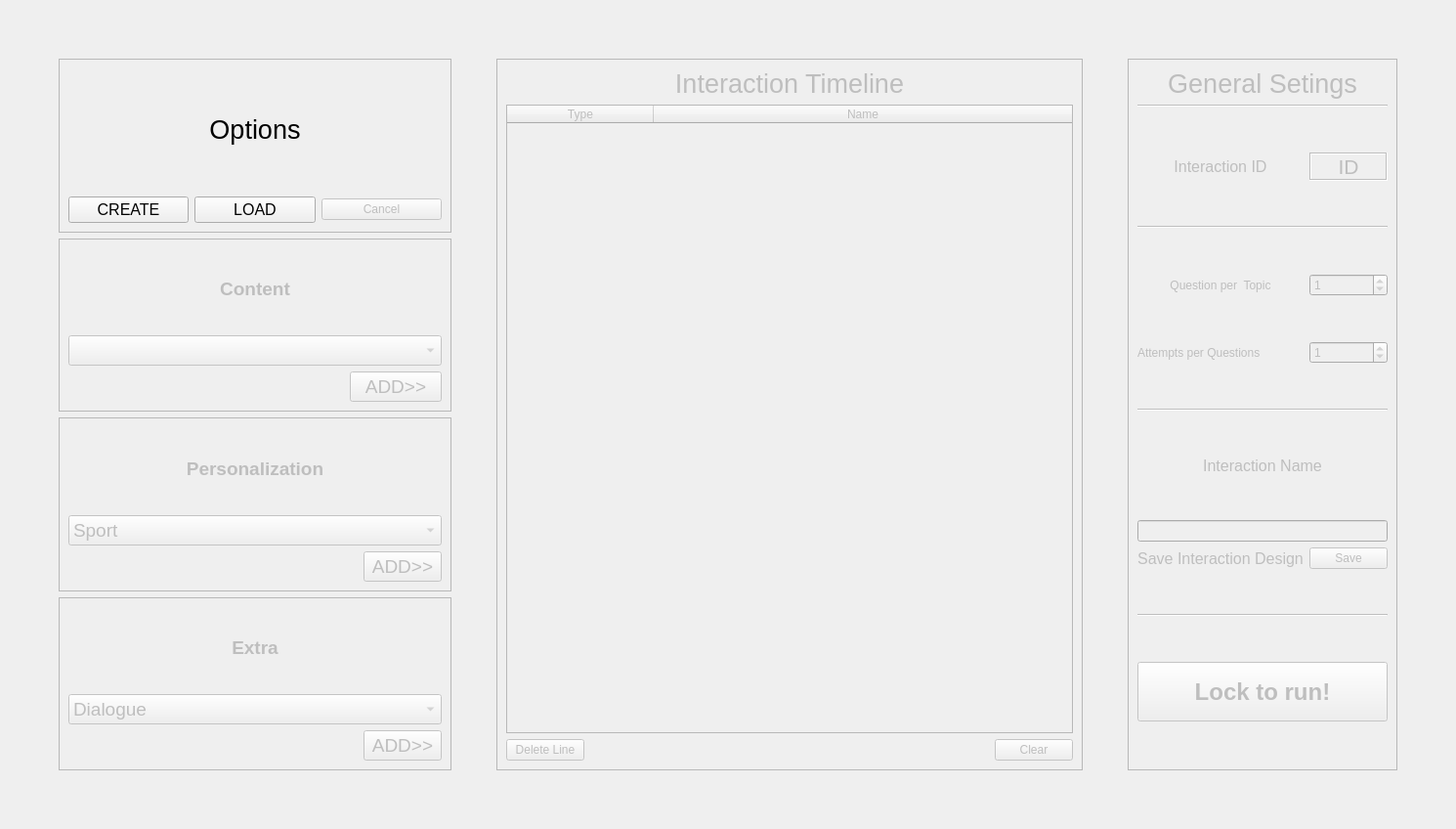
      <widget class="QWidget" name="tab">
       <attribute name="title">
        <string>Interaction Flow</string>
       </attribute>
       <layout class="QHBoxLayout" name="horizontalLayout_18">
        <item>
         <spacer name="horizontalSpacer_38">
          <property name="orientation">
           <enum>Qt::Horizontal</enum>
          </property>
          <property name="sizeHint" stdset="0">
           <size>
            <width>40</width>
            <height>20</height>
           </size>
          </property>
         </spacer>
        </item>
        <item>
         <widget class="QWidget" name="widget_9" native="true">
          <layout class="QGridLayout" name="gridLayout_80">
           <item row="0" column="0">
            <spacer name="verticalSpacer_28">
             <property name="orientation">
              <enum>Qt::Vertical</enum>
             </property>
             <property name="sizeHint" stdset="0">
              <size>
               <width>20</width>
               <height>40</height>
              </size>
             </property>
            </spacer>
           </item>
           <item row="3" column="0">
            <widget class="QFrame" name="int_per_frame">
             <property name="enabled">
              <bool>false</bool>
             </property>
             <property name="frameShape">
              <enum>QFrame::StyledPanel</enum>
             </property>
             <property name="frameShadow">
              <enum>QFrame::Raised</enum>
             </property>
             <layout class="QGridLayout" name="gridLayout_75">
              <item row="2" column="0">
               <spacer name="horizontalSpacer_40">
                <property name="orientation">
                 <enum>Qt::Horizontal</enum>
                </property>
                <property name="sizeHint" stdset="0">
                 <size>
                  <width>296</width>
                  <height>20</height>
                 </size>
                </property>
               </spacer>
              </item>
              <item row="2" column="1">
               <widget class="QPushButton" name="int_add_per_button">
                <property name="font">
                 <font>
                  <pointsize>14</pointsize>
                 </font>
                </property>
                <property name="text">
                 <string>ADD&gt;&gt;</string>
                </property>
               </widget>
              </item>
              <item row="1" column="0" colspan="2">
               <widget class="QComboBox" name="int_per_comboBox">
                <property name="font">
                 <font>
                  <pointsize>14</pointsize>
                 </font>
                </property>
                <item>
                 <property name="text">
                  <string>Sport</string>
                 </property>
                </item>
                <item>
                 <property name="text">
                  <string>Dance</string>
                 </property>
                </item>
                <item>
                 <property name="text">
                  <string>Team</string>
                 </property>
                </item>
                <item>
                 <property name="text">
                  <string>Music</string>
                 </property>
                </item>
                <item>
                 <property name="text">
                  <string>Game</string>
                 </property>
                </item>
                <item>
                 <property name="text">
                  <string>Hobby</string>
                 </property>
                </item>
                <item>
                 <property name="text">
                  <string>Toy</string>
                 </property>
                </item>
                <item>
                 <property name="text">
                  <string>Food</string>
                 </property>
                </item>
               </widget>
              </item>
              <item row="0" column="0" colspan="2">
               <widget class="QLabel" name="label_112">
                <property name="font">
                 <font>
                  <pointsize>14</pointsize>
                  <weight>75</weight>
                  <bold>true</bold>
                 </font>
                </property>
                <property name="text">
                 <string>Personalization</string>
                </property>
                <property name="alignment">
                 <set>Qt::AlignCenter</set>
                </property>
               </widget>
              </item>
             </layout>
            </widget>
           </item>
           <item row="4" column="0">
            <widget class="QFrame" name="int_extra_frame">
             <property name="enabled">
              <bool>false</bool>
             </property>
             <property name="frameShape">
              <enum>QFrame::StyledPanel</enum>
             </property>
             <property name="frameShadow">
              <enum>QFrame::Raised</enum>
             </property>
             <layout class="QGridLayout" name="gridLayout_76">
              <item row="2" column="0">
               <spacer name="horizontalSpacer_42">
                <property name="orientation">
                 <enum>Qt::Horizontal</enum>
                </property>
                <property name="sizeHint" stdset="0">
                 <size>
                  <width>296</width>
                  <height>20</height>
                 </size>
                </property>
               </spacer>
              </item>
              <item row="2" column="1">
               <widget class="QPushButton" name="int_add_extra_button">
                <property name="font">
                 <font>
                  <pointsize>14</pointsize>
                 </font>
                </property>
                <property name="text">
                 <string>ADD&gt;&gt;</string>
                </property>
               </widget>
              </item>
              <item row="1" column="0" colspan="2">
               <widget class="QComboBox" name="int_extra_comboBox">
                <property name="font">
                 <font>
                  <pointsize>14</pointsize>
                 </font>
                </property>
                <item>
                 <property name="text">
                  <string>Dialogue</string>
                 </property>
                </item>
                <item>
                 <property name="text">
                  <string>Register User</string>
                 </property>
                </item>
                <item>
                 <property name="text">
                  <string>Recognize User</string>
                 </property>
                </item>
                <item>
                 <property name="text">
                  <string>Dance</string>
                 </property>
                </item>
                <item>
                 <property name="text">
                  <string>JokenPo</string>
                 </property>
                </item>
                <item>
                 <property name="text">
                  <string>FreeQuiz</string>
                 </property>
                </item>
               </widget>
              </item>
              <item row="0" column="0" colspan="2">
               <widget class="QLabel" name="label_131">
                <property name="font">
                 <font>
                  <pointsize>14</pointsize>
                  <weight>75</weight>
                  <bold>true</bold>
                 </font>
                </property>
                <property name="text">
                 <string>Extra</string>
                </property>
                <property name="alignment">
                 <set>Qt::AlignCenter</set>
                </property>
               </widget>
              </item>
             </layout>
            </widget>
           </item>
           <item row="2" column="0">
            <widget class="QFrame" name="int_cont_frame">
             <property name="enabled">
              <bool>false</bool>
             </property>
             <property name="frameShape">
              <enum>QFrame::StyledPanel</enum>
             </property>
             <property name="frameShadow">
              <enum>QFrame::Raised</enum>
             </property>
             <layout class="QGridLayout" name="gridLayout_74">
              <item row="0" column="0" colspan="4">
               <widget class="QLabel" name="label_110">
                <property name="font">
                 <font>
                  <pointsize>14</pointsize>
                  <weight>75</weight>
                  <bold>true</bold>
                 </font>
                </property>
                <property name="text">
                 <string>Content</string>
                </property>
                <property name="alignment">
                 <set>Qt::AlignCenter</set>
                </property>
               </widget>
              </item>
              <item row="1" column="0" colspan="4">
               <widget class="QComboBox" name="int_cont_comboBox">
                <property name="font">
                 <font>
                  <pointsize>14</pointsize>
                 </font>
                </property>
                <property name="maxVisibleItems">
                 <number>20</number>
                </property>
               </widget>
              </item>
              <item row="2" column="3">
               <widget class="QPushButton" name="int_add_cont_button">
                <property name="font">
                 <font>
                  <pointsize>14</pointsize>
                 </font>
                </property>
                <property name="text">
                 <string>ADD&gt;&gt;</string>
                </property>
               </widget>
              </item>
              <item row="2" column="0" colspan="3">
               <spacer name="horizontalSpacer_37">
                <property name="orientation">
                 <enum>Qt::Horizontal</enum>
                </property>
                <property name="sizeHint" stdset="0">
                 <size>
                  <width>40</width>
                  <height>20</height>
                 </size>
                </property>
               </spacer>
              </item>
             </layout>
            </widget>
           </item>
           <item row="1" column="4" rowspan="4">
            <widget class="QFrame" name="int_gen_frame">
             <property name="enabled">
              <bool>false</bool>
             </property>
             <property name="frameShape">
              <enum>QFrame::StyledPanel</enum>
             </property>
             <property name="frameShadow">
              <enum>QFrame::Raised</enum>
             </property>
             <layout class="QGridLayout" name="gridLayout_77">
              <item row="7" column="0">
               <widget class="QLabel" name="label_205">
                <property name="text">
                 <string>Question per  Topic</string>
                </property>
                <property name="alignment">
                 <set>Qt::AlignCenter</set>
                </property>
               </widget>
              </item>
              <item row="17" column="0">
               <spacer name="verticalSpacer_16">
                <property name="orientation">
                 <enum>Qt::Vertical</enum>
                </property>
                <property name="sizeHint" stdset="0">
                 <size>
                  <width>20</width>
                  <height>40</height>
                 </size>
                </property>
               </spacer>
              </item>
              <item row="6" column="0">
               <spacer name="verticalSpacer_12">
                <property name="orientation">
                 <enum>Qt::Vertical</enum>
                </property>
                <property name="sizeHint" stdset="0">
                 <size>
                  <width>20</width>
                  <height>40</height>
                 </size>
                </property>
               </spacer>
              </item>
              <item row="7" column="1">
               <widget class="QSpinBox" name="int_ques_per_top">
                <property name="value">
                 <number>1</number>
                </property>
               </widget>
              </item>
              <item row="9" column="0">
               <widget class="QLabel" name="label_204">
                <property name="text">
                 <string>Attempts per Questions</string>
                </property>
               </widget>
              </item>
              <item row="11" column="0" colspan="2">
               <widget class="Line" name="line_11">
                <property name="orientation">
                 <enum>Qt::Horizontal</enum>
                </property>
               </widget>
              </item>
              <item row="5" column="0" colspan="2">
               <widget class="Line" name="line_8">
                <property name="orientation">
                 <enum>Qt::Horizontal</enum>
                </property>
               </widget>
              </item>
              <item row="2" column="0">
               <spacer name="verticalSpacer_18">
                <property name="orientation">
                 <enum>Qt::Vertical</enum>
                </property>
                <property name="sizeHint" stdset="0">
                 <size>
                  <width>20</width>
                  <height>40</height>
                 </size>
                </property>
               </spacer>
              </item>
              <item row="16" column="0">
               <widget class="QLabel" name="label_202">
                <property name="font">
                 <font>
                  <pointsize>12</pointsize>
                  <weight>50</weight>
                  <bold>false</bold>
                 </font>
                </property>
                <property name="text">
                 <string>Save Interaction Design</string>
                </property>
                <property name="alignment">
                 <set>Qt::AlignCenter</set>
                </property>
               </widget>
              </item>
              <item row="12" column="0">
               <spacer name="verticalSpacer_15">
                <property name="orientation">
                 <enum>Qt::Vertical</enum>
                </property>
                <property name="sizeHint" stdset="0">
                 <size>
                  <width>20</width>
                  <height>40</height>
                 </size>
                </property>
               </spacer>
              </item>
              <item row="18" column="0" colspan="2">
               <widget class="Line" name="line_15">
                <property name="orientation">
                 <enum>Qt::Horizontal</enum>
                </property>
               </widget>
              </item>
              <item row="10" column="0">
               <spacer name="verticalSpacer_20">
                <property name="orientation">
                 <enum>Qt::Vertical</enum>
                </property>
                <property name="sizeHint" stdset="0">
                 <size>
                  <width>20</width>
                  <height>40</height>
                 </size>
                </property>
               </spacer>
              </item>
              <item row="3" column="1">
               <widget class="QLabel" name="int_id_show">
                <property name="font">
                 <font>
                  <pointsize>16</pointsize>
                 </font>
                </property>
                <property name="frameShape">
                 <enum>QFrame::Box</enum>
                </property>
                <property name="frameShadow">
                 <enum>QFrame::Sunken</enum>
                </property>
                <property name="text">
                 <string>ID</string>
                </property>
                <property name="alignment">
                 <set>Qt::AlignCenter</set>
                </property>
               </widget>
              </item>
              <item row="15" column="0" colspan="2">
               <widget class="QLineEdit" name="int_name_linedit"/>
              </item>
              <item row="1" column="0" colspan="2">
               <widget class="Line" name="line_14">
                <property name="orientation">
                 <enum>Qt::Horizontal</enum>
                </property>
               </widget>
              </item>
              <item row="16" column="1">
               <widget class="QPushButton" name="int_save_button">
                <property name="text">
                 <string>Save</string>
                </property>
               </widget>
              </item>
              <item row="9" column="1">
               <widget class="QSpinBox" name="int_att_per_ques">
                <property name="value">
                 <number>1</number>
                </property>
               </widget>
              </item>
              <item row="8" column="0">
               <spacer name="verticalSpacer_21">
                <property name="orientation">
                 <enum>Qt::Vertical</enum>
                </property>
                <property name="sizeHint" stdset="0">
                 <size>
                  <width>20</width>
                  <height>40</height>
                 </size>
                </property>
               </spacer>
              </item>
              <item row="3" column="0">
               <widget class="QLabel" name="label_208">
                <property name="font">
                 <font>
                  <pointsize>12</pointsize>
                 </font>
                </property>
                <property name="text">
                 <string>Interaction ID</string>
                </property>
                <property name="alignment">
                 <set>Qt::AlignCenter</set>
                </property>
               </widget>
              </item>
              <item row="13" column="0" colspan="2">
               <widget class="QLabel" name="label_203">
                <property name="font">
                 <font>
                  <pointsize>12</pointsize>
                  <weight>50</weight>
                  <bold>false</bold>
                 </font>
                </property>
                <property name="text">
                 <string>Interaction Name</string>
                </property>
                <property name="alignment">
                 <set>Qt::AlignCenter</set>
                </property>
               </widget>
              </item>
              <item row="4" column="0">
               <spacer name="verticalSpacer_19">
                <property name="orientation">
                 <enum>Qt::Vertical</enum>
                </property>
                <property name="sizeHint" stdset="0">
                 <size>
                  <width>20</width>
                  <height>40</height>
                 </size>
                </property>
               </spacer>
              </item>
              <item row="0" column="0" colspan="2">
               <widget class="QLabel" name="label_156">
                <property name="font">
                 <font>
                  <pointsize>20</pointsize>
                 </font>
                </property>
                <property name="text">
                 <string>General Setings</string>
                </property>
                <property name="alignment">
                 <set>Qt::AlignCenter</set>
                </property>
               </widget>
              </item>
              <item row="21" column="0" colspan="2">
               <widget class="QPushButton" name="int_lock_button">
                <property name="minimumSize">
                 <size>
                  <width>0</width>
                  <height>61</height>
                 </size>
                </property>
                <property name="font">
                 <font>
                  <pointsize>18</pointsize>
                  <weight>75</weight>
                  <bold>true</bold>
                 </font>
                </property>
                <property name="text">
                 <string>Lock to run!</string>
                </property>
               </widget>
              </item>
              <item row="14" column="0">
               <spacer name="verticalSpacer_17">
                <property name="orientation">
                 <enum>Qt::Vertical</enum>
                </property>
                <property name="sizeHint" stdset="0">
                 <size>
                  <width>20</width>
                  <height>40</height>
                 </size>
                </property>
               </spacer>
              </item>
              <item row="19" column="0">
               <spacer name="verticalSpacer_22">
                <property name="orientation">
                 <enum>Qt::Vertical</enum>
                </property>
                <property name="sizeHint" stdset="0">
                 <size>
                  <width>20</width>
                  <height>40</height>
                 </size>
                </property>
               </spacer>
              </item>
              <item row="22" column="0">
               <spacer name="verticalSpacer_23">
                <property name="orientation">
                 <enum>Qt::Vertical</enum>
                </property>
                <property name="sizeHint" stdset="0">
                 <size>
                  <width>20</width>
                  <height>40</height>
                 </size>
                </property>
               </spacer>
              </item>
             </layout>
            </widget>
           </item>
           <item row="5" column="0">
            <spacer name="verticalSpacer_27">
             <property name="orientation">
              <enum>Qt::Vertical</enum>
             </property>
             <property name="sizeHint" stdset="0">
              <size>
               <width>20</width>
               <height>40</height>
              </size>
             </property>
            </spacer>
           </item>
           <item row="1" column="0">
            <widget class="QFrame" name="frame_90">
             <property name="frameShape">
              <enum>QFrame::StyledPanel</enum>
             </property>
             <property name="frameShadow">
              <enum>QFrame::Raised</enum>
             </property>
             <layout class="QGridLayout" name="gridLayout_79">
              <item row="2" column="1">
               <widget class="QPushButton" name="int_create_button">
                <property name="font">
                 <font>
                  <pointsize>12</pointsize>
                 </font>
                </property>
                <property name="text">
                 <string>CREATE</string>
                </property>
               </widget>
              </item>
              <item row="2" column="2">
               <widget class="QPushButton" name="int_load_button">
                <property name="font">
                 <font>
                  <pointsize>12</pointsize>
                 </font>
                </property>
                <property name="text">
                 <string>LOAD</string>
                </property>
               </widget>
              </item>
              <item row="2" column="3">
               <widget class="QPushButton" name="int_cancel_button">
                <property name="enabled">
                 <bool>false</bool>
                </property>
                <property name="text">
                 <string>Cancel</string>
                </property>
               </widget>
              </item>
              <item row="1" column="2">
               <widget class="QLabel" name="label_207">
                <property name="font">
                 <font>
                  <pointsize>20</pointsize>
                 </font>
                </property>
                <property name="text">
                 <string>Options</string>
                </property>
                <property name="alignment">
                 <set>Qt::AlignCenter</set>
                </property>
               </widget>
              </item>
             </layout>
            </widget>
           </item>
           <item row="1" column="2" rowspan="4">
            <widget class="QFrame" name="int_tl_frame">
             <property name="enabled">
              <bool>false</bool>
             </property>
             <property name="minimumSize">
              <size>
               <width>600</width>
               <height>0</height>
              </size>
             </property>
             <property name="frameShape">
              <enum>QFrame::StyledPanel</enum>
             </property>
             <property name="frameShadow">
              <enum>QFrame::Raised</enum>
             </property>
             <layout class="QGridLayout" name="gridLayout_81">
              <item row="3" column="1">
               <spacer name="horizontalSpacer_41">
                <property name="orientation">
                 <enum>Qt::Horizontal</enum>
                </property>
                <property name="sizeHint" stdset="0">
                 <size>
                  <width>40</width>
                  <height>20</height>
                 </size>
                </property>
               </spacer>
              </item>
              <item row="3" column="2">
               <widget class="QPushButton" name="pushButton_17">
                <property name="text">
                 <string>Clear</string>
                </property>
               </widget>
              </item>
              <item row="0" column="0" colspan="3">
               <widget class="QLabel" name="label_113">
                <property name="font">
                 <font>
                  <pointsize>20</pointsize>
                 </font>
                </property>
                <property name="text">
                 <string>Interaction Timeline</string>
                </property>
                <property name="alignment">
                 <set>Qt::AlignCenter</set>
                </property>
               </widget>
              </item>
              <item row="3" column="0">
               <widget class="QPushButton" name="int_delete_line_button">
                <property name="text">
                 <string>Delete Line</string>
                </property>
               </widget>
              </item>
              <item row="1" column="0" colspan="3">
               <widget class="QTableWidget" name="int_timeline_table">
                <property name="sortingEnabled">
                 <bool>true</bool>
                </property>
                <property name="wordWrap">
                 <bool>false</bool>
                </property>
                <attribute name="horizontalHeaderDefaultSectionSize">
                 <number>150</number>
                </attribute>
                <attribute name="horizontalHeaderMinimumSectionSize">
                 <number>100</number>
                </attribute>
                <attribute name="horizontalHeaderShowSortIndicator" stdset="0">
                 <bool>false</bool>
                </attribute>
                <attribute name="horizontalHeaderStretchLastSection">
                 <bool>true</bool>
                </attribute>
                <attribute name="verticalHeaderVisible">
                 <bool>false</bool>
                </attribute>
                <column>
                 <property name="text">
                  <string>Type</string>
                 </property>
                 <property name="textAlignment">
                  <set>AlignHCenter|AlignVCenter|AlignCenter</set>
                 </property>
                </column>
                <column>
                 <property name="text">
                  <string>Name</string>
                 </property>
                </column>
               </widget>
              </item>
             </layout>
            </widget>
           </item>
           <item row="2" column="1">
            <spacer name="horizontalSpacer_35">
             <property name="orientation">
              <enum>Qt::Horizontal</enum>
             </property>
             <property name="sizeHint" stdset="0">
              <size>
               <width>40</width>
               <height>20</height>
              </size>
             </property>
            </spacer>
           </item>
           <item row="1" column="3">
            <spacer name="horizontalSpacer_43">
             <property name="orientation">
              <enum>Qt::Horizontal</enum>
             </property>
             <property name="sizeHint" stdset="0">
              <size>
               <width>40</width>
               <height>20</height>
              </size>
             </property>
            </spacer>
           </item>
          </layout>
         </widget>
        </item>
        <item>
         <spacer name="horizontalSpacer_39">
          <property name="orientation">
           <enum>Qt::Horizontal</enum>
          </property>
          <property name="sizeHint" stdset="0">
           <size>
            <width>40</width>
            <height>20</height>
           </size>
          </property>
         </spacer>
        </item>
       </layout>
      </widget>
